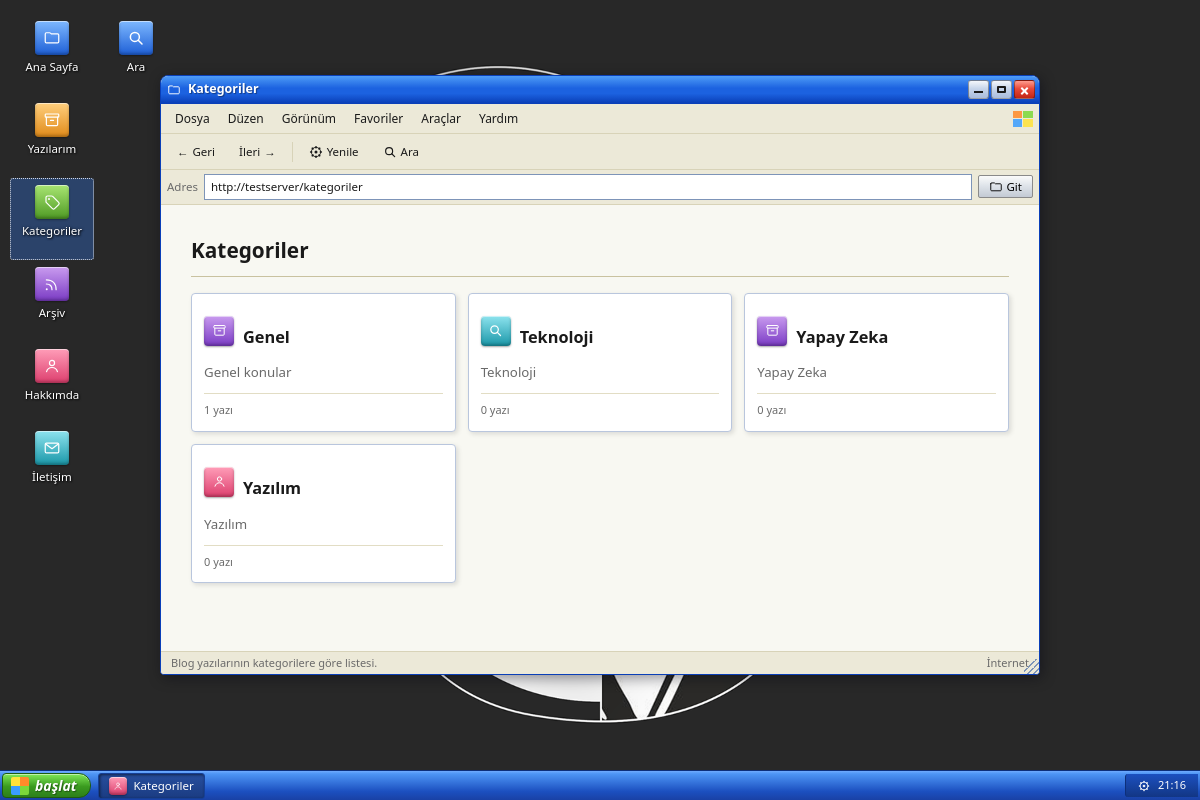
Page /kategoriler on the committed database.
### tables this page shows
CREATE TABLE IF NOT EXISTS categories (
    id INT UNSIGNED AUTO_INCREMENT PRIMARY KEY,
    name VARCHAR(120) NOT NULL,
    slug VARCHAR(150) NOT NULL,
    description VARCHAR(300) NOT NULL DEFAULT '',
    created_at DATETIME NOT NULL DEFAULT CURRENT_TIMESTAMP,
    UNIQUE KEY uq_categories_slug (slug)
);

### app/Controllers/CategoryController.php (called while the page is built, shortened)
<?php
final class CategoryController
{
    public function index(Request $request): void
    {
        $categories = Category::allWithCounts();
        View::render('pages/category-list', [
            'categories' => $categories,
        ], 'layouts/desktop', [
            'id' => 'kategoriler',
            'title' => 'Kategoriler',
            'kind' => 'finder',
        ], [
            'seo' => [
                'title' => Seo::title('Kategoriler'),
                'description' => 'Blog yazılarının kategorilere göre listesi.',
                'canonical' => Seo::siteUrl('/kategoriler'),
            ],
        ]);
    }
}

### public/index.php (called while the page is built, shortened)
<?php
$request = new Request();
$router = require dirname(__DIR__) . '/config/routes.php';
$router->dispatch($request);

### app/Core/App.php (called while the page is built, shortened)
<?php
final class App
{
    private static array $config = [];
    private static ?array $settingsCache = null;
    public static function boot(array $config): void
    {
        self::$config = $config;
    }
    public static function config(?string $key = null): mixed
    {
        return self::$config[$key] ?? null;
    }
    public static function setting(string $key, mixed $default = null): mixed
    {
        if (self::$settingsCache === null) {
            self::$settingsCache = [];
            try {
                $stmt = Database::connection()->query('SELECT `key`, `value` FROM settings');
                foreach ($stmt->fetchAll() as $row) {
                    self::$settingsCache[$row['key']] = $row['value'];
                }
            } catch (\Throwable) {
            }
        }
        return self::$settingsCache[$key] ?? $default;
    }
    public static function assetVersion(string $publicRelativePath): string
    {
        $docRoot = $_SERVER['DOCUMENT_ROOT'] ?? '';
        $path = rtrim($docRoot, '/') . '/' . ltrim($publicRelativePath, '/');
        $mtime = is_file($path) ? filemtime($path) : false;
        return $mtime !== false ? '?v=' . $mtime : '';
    }
}

### app/Core/Database.php (called while the page is built, shortened)
<?php
final class Database
{
    private static ?PDO $instance = null;
    public static function connection(): PDO
    {
        if (self::$instance !== null) {
            return self::$instance;
        }
        $config = App::config('db');
        $dsn = sprintf(
            'mysql:host=%s;port=%s;dbname=%s;charset=%s',
            $config['host'],
            $config['port'],
            $config['database'],
            $config['charset']
        );
        try {
            self::$instance = new PDO($dsn, $config['username'], $config['password'], [
                PDO::ATTR_ERRMODE => PDO::ERRMODE_EXCEPTION,
                PDO::ATTR_DEFAULT_FETCH_MODE => PDO::FETCH_ASSOC,
                PDO::ATTR_EMULATE_PREPARES => false,
            ]);
        } catch (PDOException $e) {
            if (App::config('app')['debug']) {
                throw $e;
            }
            http_response_code(500);
            echo 'Veritabanına bağlanılamadı. Lütfen daha sonra tekrar deneyin.';
            exit;
        }
        return self::$instance;
    }
}

### app/Models/Category.php (called while the page is built, shortened)
<?php
final class Category
{
    public static function allWithCounts(): array
    {
        return Database::connection()->query(
            'SELECT c.*, COUNT(p.id) AS post_count
             FROM categories c
             LEFT JOIN posts p ON p.category_id = c.id AND p.status = "published" AND p.published_at <= NOW()
             GROUP BY c.id ORDER BY c.name'
        )->fetchAll();
    }
}

### app/Core/Emblem.php (called while the page is built, shortened)
<?php
final class Emblem
{
    public static function badgeFor(string $key): array
    {
        return self::BADGES[crc32($key) % count(self::BADGES)];
    }
}

### app/Core/Request.php (called while the page is built, shortened)
<?php
final class Request
{
    public function __construct()
    {
        $path = parse_url($_SERVER['REQUEST_URI'] ?? '/', PHP_URL_PATH) ?: '/';
        $this->path = $path === '' ? '/' : $path;
    }
}

### app/Views/pages/category-list.php (the view, shortened to what this page needs)
<div class="article">
    <div class="section-header">
        <h1>Kategoriler</h1>
    </div>
    <?php if ($categories === []): ?>
        <p>Henüz kategori eklenmemiş.</p>
    <?php else: ?>
        <div class="headline-grid">
            <?php foreach ($categories as $category): ?>
                <?php $badge = Emblem::badgeFor($category['name']); ?>
                <a class="headline-card" href="/kategori/<?= View::e($category['slug']) ?>">
                    <div class="card-head">
                        <span class="file-badge <?= View::e($badge['color']) ?>" aria-hidden="true"><span class="icon icon-<?= View::e($badge['icon']) ?>"></span></span>
                        <h3><?= View::e($category['name']) ?></h3>
                    </div>
                    <p><?= View::e($category['description']) ?></p>
                    <div class="headline-meta"><span><?= (int) $category['post_count'] ?> yazı</span></div>
                </a>
            <?php endforeach; ?>
        </div>
    <?php endif; ?>
</div>

### app/Core/Router.php (shortened to what this page needs)
<?php
final class Router
{
    private array $routes = [];
    private function add(string $method, string $pattern, mixed $handler): void
    {
        $keys = [];
        $regex = preg_replace_callback('#\{([a-zA-Z_][a-zA-Z0-9_]*)\}#', function ($m) use (&$keys) {
            $keys[] = $m[1];
            return '([^/]+)';
        }, $pattern);
        $this->routes[] = [
            'method' => $method,
            'regex' => '#^' . $regex . '$#u',
            'keys' => $keys,
            'handler' => $handler,
        ];
    }
    public function dispatch(Request $request): void
    {
        $path = rtrim($request->path, '/');
        foreach ($this->routes as $route) {
            if (preg_match($route['regex'], $path, $matches)) {
                array_shift($matches);
                $params = array_combine($route['keys'], $matches);
                $request->setParams($params);
                $this->call($route['handler'], $request);
                return;
            }
        }
    }
    private function call(mixed $handler, Request $request): void
    {
        if (is_array($handler)) {
            [$class, $method] = $handler;
            $controller = new $class();
            $controller->$method($request);
            return;
        }
        throw new \RuntimeException('Geçersiz route handler.');
    }
}

### app/Core/View.php (shortened to what this page needs)
<?php
final class View
{
    public static function render(string $view, array $data = [], ?string $layout = 'layouts/desktop', array $windowMeta = [], array $options = []): void
    {
        $content = self::capture($view, $data);
        $seo = $options['seo'] ?? [];
        $jsonLd = $options['jsonLd'] ?? [];
        $layoutData = [
            'content' => $content,
            'window' => $windowMeta,
            'seo' => $seo,
            'jsonLd' => $jsonLd,
        ];
        echo self::capture($layout, $layoutData);
    }
    public static function capture(string $view, array $data = []): string
    {
        $path = dirname(__DIR__) . '/Views/' . str_replace('.', '/', $view) . '.php';
        extract($data, EXTR_SKIP);
        include $path;
        return (string) ob_get_clean();
    }
    public static function e(?string $value): string
    {
        return htmlspecialchars($value ?? '', ENT_QUOTES, 'UTF-8');
    }
}

### app/Views/layouts/desktop.php (shortened to what this page needs)
<?php
$siteName = App::setting('site_name', App::config('app')['name']);
$windowId = $window['id'] ?? 'home';
$activeSection = match (true) {
    $windowId === 'home' => 'home',
    str_starts_with($windowId, 'yazi-') || in_array($windowId, ['yazilar'], true) => 'yazilar',
    str_starts_with($windowId, 'kategori-') || in_array($windowId, ['kategoriler'], true) => 'kategoriler',
    str_starts_with($windowId, 'etiket-') => 'yazilar',
    $windowId === 'arsiv' => 'arsiv',
    $windowId === 'hakkimda' => 'hakkimda',
    $windowId === 'iletisim' => 'iletisim',
    default => '',
};
$statusText = $seo['description'] ?? '';
$currentPath = $_SERVER['REQUEST_URI'] ?? '/';
?>
<!doctype html>
<html lang="tr">
<head>
<link rel="stylesheet" href="/assets/css/xp.css<?= App::assetVersion('assets/css/xp.css') ?>">
</head>
<body>
<?= View::capture('partials/site-header', ['siteName' => $siteName, 'activeSection' => $activeSection]) ?>
<section class="os-window" id="mainWindow" data-win-id="win-1" data-href="<?= View::e($currentPath) ?>">
  <header class="os-window-title">
    <span class="win-icon" aria-hidden="true"><span class="icon icon-folder"></span></span>
    <span class="win-title-text"><?= View::e($window['title'] ?? $siteName) ?></span>
    <span class="win-controls">
      <button class="win-btn win-min" type="button" title="Simge Durumuna Küçült" aria-label="Simge Durumuna Küçült"></button>
      <button class="win-btn win-max" type="button" title="Ekranı Kapla" aria-label="Ekranı Kapla"></button>
      <button class="win-btn win-close" type="button" title="Kapat" aria-label="Kapat"></button>
    </span>
  </header>
  <nav class="win-menubar">
    <div class="menu-drop">
      <button class="menu-label" type="button">Dosya</button>
    </div>
    <div class="menu-drop">
      <button class="menu-label" type="button">Düzen</button>
    </div>
    <div class="menu-drop">
      <button class="menu-label" type="button">Görünüm</button>
    </div>
    <div class="menu-drop">
      <button class="menu-label" type="button">Favoriler</button>
    </div>
    <div class="menu-drop">
      <button class="menu-label" type="button">Araçlar</button>
    </div>
    <div class="menu-drop">
      <button class="menu-label" type="button">Yardım</button>
    </div>
    <span class="menubar-logo" aria-hidden="true">
      <svg viewBox="0 0 20 16" xmlns="http://www.w3.org/2000/svg">
        <rect x="0" y="0" width="9" height="7" fill="#ff8a2a"/>
        <rect x="10" y="0" width="10" height="7" fill="#7bd83a"/>
        <rect x="0" y="8" width="9" height="8" fill="#3a9dff"/>
        <rect x="10" y="8" width="10" height="8" fill="#ffe23a"/>
      </svg>
    </span>
  </nav>
  <div class="win-toolbar">
    <button class="tb-btn" type="button" data-action="back">&larr; <span class="tb-text">Geri</span></button>
    <button class="tb-btn" type="button" data-action="forward"><span class="tb-text">İleri</span> &rarr;</button>
    <button class="tb-btn" type="button" data-action="reload"><span class="icon icon-gear"></span><span class="tb-text">Yenile</span></button>
    <a class="tb-btn" href="/arama"><span class="icon icon-search"></span><span class="tb-text">Ara</span></a>
  </div>
  <div class="win-address">
    <span class="addr-label">Adres</span>
    <input class="addr-input" type="text" value="" spellcheck="false">
    <button class="addr-go" type="button"><span class="icon icon-folder"></span>Git</button>
  </div>
  <div class="os-window-body">
    <?= $content ?>
  </div>
  <div class="os-window-status">
    <span><?= View::e($statusText) ?></span>
    <span>İnternet</span>
  </div>
  <div class="win-resize" aria-hidden="true"></div>
</section>
<?= View::capture('partials/site-footer', ['siteName' => $siteName, 'window' => $window]) ?>
</body>
</html>

### app/Views/partials/site-header.php (shortened to what this page needs)
<?php
$icons = [
    ['href' => '/', 'icon' => 'folder', 'color' => 'c-blue', 'label' => 'Ana Sayfa', 'section' => 'home'],
    ['href' => '/yazilar', 'icon' => 'archive', 'color' => 'c-orange', 'label' => 'Yazılarım', 'section' => 'yazilar'],
    ['href' => '/kategoriler', 'icon' => 'tag', 'color' => 'c-green', 'label' => 'Kategoriler', 'section' => 'kategoriler'],
    ['href' => '/arsiv', 'icon' => 'rss', 'color' => 'c-purple', 'label' => 'Arşiv', 'section' => 'arsiv'],
    ['href' => '/hakkimda', 'icon' => 'person', 'color' => 'c-pink', 'label' => 'Hakkımda', 'section' => 'hakkimda'],
    ['href' => '/iletisim', 'icon' => 'mail', 'color' => 'c-teal', 'label' => 'İletişim', 'section' => 'iletisim'],
    ['href' => '/arama', 'icon' => 'search', 'color' => 'c-blue', 'label' => 'Ara'],
];
?>
<div class="desktop-icons" id="desktopIcons">
    <?php foreach ($icons as $item): ?>
        <a class="desktop-icon<?= ($activeSection ?? '') === ($item['section'] ?? '') ? ' is-selected' : '' ?>" href="<?= View::e($item['href']) ?>">
            <span class="badge <?= View::e($item['color']) ?>" aria-hidden="true"><span class="icon icon-<?= View::e($item['icon']) ?>"></span></span>
            <span class="di-label"><?= View::e($item['label']) ?></span>
        </a>
    <?php endforeach; ?>
</div>

### app/Views/partials/site-footer.php (shortened to what this page needs)
<?php
$initialBadge = Emblem::badgeFor($window['id'] ?? 'home');
$navItems = [
    ['href' => '/', 'icon' => 'folder', 'color' => 'c-blue', 'label' => 'Ana Sayfa'],
    ['href' => '/yazilar', 'icon' => 'archive', 'color' => 'c-orange', 'label' => 'Yazılarım'],
    ['href' => '/kategoriler', 'icon' => 'tag', 'color' => 'c-green', 'label' => 'Kategoriler'],
    ['href' => '/arsiv', 'icon' => 'rss', 'color' => 'c-purple', 'label' => 'Arşiv'],
    ['href' => '/hakkimda', 'icon' => 'person', 'color' => 'c-pink', 'label' => 'Hakkımda'],
    ['href' => '/iletisim', 'icon' => 'mail', 'color' => 'c-teal', 'label' => 'İletişim'],
    ['href' => '/arama', 'icon' => 'search', 'color' => 'c-blue', 'label' => 'Ara'],
    ['href' => '/rss.xml', 'icon' => 'rss', 'color' => 'c-teal', 'label' => 'RSS Beslemesi'],
];
?>
<div class="taskbar">
    <button class="start-btn" id="startBtn" type="button">
        <span class="start-flag" aria-hidden="true"></span>başlat
    </button>
    <div class="task-buttons" id="taskButtons">
        <button class="task-btn is-active" type="button" data-win-id="win-1">
            <span class="badge <?= View::e($initialBadge['color']) ?>" aria-hidden="true"><span class="icon icon-<?= View::e($initialBadge['icon']) ?>"></span></span>
            <span class="task-btn-label"><?= View::e($window['title'] ?? $siteName) ?></span>
        </button>
    </div>
    <div class="systray">
        <span class="tray-icons" aria-hidden="true"><span class="icon icon-gear"></span></span>
        <span class="tray-clock" id="trayClock">--:--</span>
    </div>
</div>

### rows in the picture
categories: name "Genel", description "Genel konular", post_count "1"
categories: name "Teknoloji", description "Teknoloji", post_count "0"
categories: name "Yapay Zeka", description "Yapay Zeka", post_count "0"
categories: name "Yazılım", description "Yazılım", post_count "0"

### other values in the picture
View::e($item['label']) "Ana Sayfa"
View::e($item['label']) "Yazılarım"
View::e($item['label']) "Kategoriler"
View::e($item['label']) "Arşiv"
View::e($item['label']) "Hakkımda"
View::e($item['label']) "İletişim"
View::e($item['label']) "Ara"
